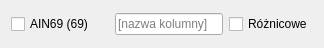
<?xml version="1.0" encoding="UTF-8"?>
<ui version="4.0">
    <class>DAnalogPinConfig</class>
    <widget class="QWidget" name="DAnalogPinConfig">
        <property name="geometry">
            <rect>
                <x>0</x>
                <y>0</y>
                <width>324</width>
                <height>48</height>
            </rect>
        </property>
        <property name="sizePolicy">
            <sizepolicy hsizetype="Fixed" vsizetype="Preferred">
                <horstretch>0</horstretch>
                <verstretch>0</verstretch>
            </sizepolicy>
        </property>
        <property name="maximumSize">
            <size>
                <width>324</width>
                <height>16777215</height>
            </size>
        </property>
        <property name="windowTitle">
            <string>DAnalogPinConfig</string>
        </property>
        <layout class="QHBoxLayout" name="horizontalLayout">
            <item>
                <widget class="QCheckBox" name="cbEnabled">
                    <property name="text">
                        <string>AIN69 (69)</string>
                    </property>
                </widget>
            </item>
            <item>
                <spacer name="horizontalSpacer">
                    <property name="orientation">
                        <enum>Qt::Orientation::Horizontal</enum>
                    </property>
                    <property name="sizeHint" stdset="0">
                        <size>
                            <width>40</width>
                            <height>20</height>
                        </size>
                    </property>
                </spacer>
            </item>
            <item>
                <widget class="QLineEdit" name="editLogColumn">
                    <property name="sizePolicy">
                        <sizepolicy hsizetype="Fixed" vsizetype="Fixed">
                            <horstretch>0</horstretch>
                            <verstretch>0</verstretch>
                        </sizepolicy>
                    </property>
                    <property name="maximumSize">
                        <size>
                            <width>256</width>
                            <height>16777215</height>
                        </size>
                    </property>
                    <property name="placeholderText">
                        <string>[nazwa kolumny]</string>
                    </property>
                </widget>
            </item>
            <item>
                <widget class="QCheckBox" name="cbDifferential">
                    <property name="text">
                        <string>Różnicowe</string>
                    </property>
                </widget>
            </item>
        </layout>
    </widget>
    <resources/>
    <connections/>
</ui>
